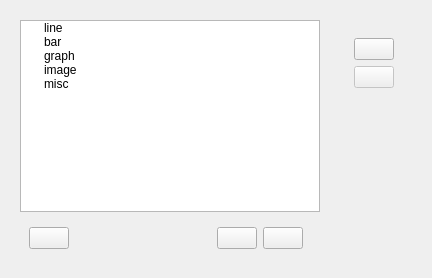
         <widget class="QWidget" name="analysisView">
          <layout class="QHBoxLayout" name="horizontalLayout_13">
           <item>
            <widget class="QWidget" name="widget_12" native="true">
             <property name="sizePolicy">
              <sizepolicy hsizetype="Minimum" vsizetype="Preferred">
               <horstretch>0</horstretch>
               <verstretch>0</verstretch>
              </sizepolicy>
             </property>
             <property name="maximumSize">
              <size>
               <width>310</width>
               <height>16777215</height>
              </size>
             </property>
             <layout class="QVBoxLayout" name="verticalLayout_20">
              <item>
               <widget class="QTreeWidget" name="analysisTree">
                <property name="sizePolicy">
                 <sizepolicy hsizetype="MinimumExpanding" vsizetype="Expanding">
                  <horstretch>0</horstretch>
                  <verstretch>0</verstretch>
                 </sizepolicy>
                </property>
                <property name="minimumSize">
                 <size>
                  <width>300</width>
                  <height>0</height>
                 </size>
                </property>
                <property name="maximumSize">
                 <size>
                  <width>300</width>
                  <height>16777215</height>
                 </size>
                </property>
                <attribute name="headerVisible">
                 <bool>false</bool>
                </attribute>
                <column>
                 <property name="text">
                  <string>analysis</string>
                 </property>
                </column>
                <item>
                 <property name="text">
                  <string>line</string>
                 </property>
                 <property name="icon">
                  <iconset resource="../resources/resources.qrc">
                   <normaloff>:/resources/icons_2/analytics-outline.svg</normaloff>:/resources/icons_2/analytics-outline.svg</iconset>
                 </property>
                </item>
                <item>
                 <property name="text">
                  <string>bar</string>
                 </property>
                 <property name="icon">
                  <iconset resource="../resources/resources.qrc">
                   <normaloff>:/resources/icons_2/bar-chart-outline.svg</normaloff>:/resources/icons_2/bar-chart-outline.svg</iconset>
                 </property>
                </item>
                <item>
                 <property name="text">
                  <string>graph</string>
                 </property>
                 <property name="icon">
                  <iconset resource="../resources/resources.qrc">
                   <normaloff>:/resources/icons_2/git-network-outline.svg</normaloff>:/resources/icons_2/git-network-outline.svg</iconset>
                 </property>
                </item>
                <item>
                 <property name="text">
                  <string>image</string>
                 </property>
                 <property name="icon">
                  <iconset resource="../resources/resources.qrc">
                   <normaloff>:/resources/icons_2/image-outline.svg</normaloff>:/resources/icons_2/image-outline.svg</iconset>
                 </property>
                </item>
                <item>
                 <property name="text">
                  <string>misc</string>
                 </property>
                 <property name="icon">
                  <iconset resource="../resources/resources.qrc">
                   <normaloff>:/resources/icons_2/balloon-outline.svg</normaloff>:/resources/icons_2/balloon-outline.svg</iconset>
                 </property>
                </item>
               </widget>
              </item>
              <item>
               <widget class="QWidget" name="widget_13" native="true">
                <property name="sizePolicy">
                 <sizepolicy hsizetype="Minimum" vsizetype="Preferred">
                  <horstretch>0</horstretch>
                  <verstretch>0</verstretch>
                 </sizepolicy>
                </property>
                <layout class="QHBoxLayout" name="horizontalLayout_12">
                 <item>
                  <widget class="QPushButton" name="analysisEditBtn">
                   <property name="toolTip">
                    <string>edit analysis</string>
                   </property>
                   <property name="text">
                    <string/>
                   </property>
                   <property name="icon">
                    <iconset resource="../resources/resources.qrc">
                     <normaloff>:/resources/icons/edit-3.svg</normaloff>:/resources/icons/edit-3.svg</iconset>
                   </property>
                   <property name="iconSize">
                    <size>
                     <width>24</width>
                     <height>24</height>
                    </size>
                   </property>
                  </widget>
                 </item>
                 <item>
                  <spacer name="horizontalSpacer">
                   <property name="orientation">
                    <enum>Qt::Horizontal</enum>
                   </property>
                   <property name="sizeHint" stdset="0">
                    <size>
                     <width>40</width>
                     <height>20</height>
                    </size>
                   </property>
                  </spacer>
                 </item>
                 <item alignment="Qt::AlignRight">
                  <widget class="QPushButton" name="addAnalysisBtn">
                   <property name="toolTip">
                    <string>add new analysis</string>
                   </property>
                   <property name="text">
                    <string/>
                   </property>
                   <property name="icon">
                    <iconset resource="../resources/resources.qrc">
                     <normaloff>:/resources/icons_2/add-circle-outline.svg</normaloff>:/resources/icons_2/add-circle-outline.svg</iconset>
                   </property>
                   <property name="iconSize">
                    <size>
                     <width>24</width>
                     <height>24</height>
                    </size>
                   </property>
                  </widget>
                 </item>
                 <item>
                  <widget class="QPushButton" name="removeAnalysisBtn">
                   <property name="toolTip">
                    <string>remove analysis</string>
                   </property>
                   <property name="text">
                    <string/>
                   </property>
                   <property name="icon">
                    <iconset resource="../resources/resources.qrc">
                     <normaloff>:/resources/icons_2/remove-circle-outline.svg</normaloff>:/resources/icons_2/remove-circle-outline.svg</iconset>
                   </property>
                   <property name="iconSize">
                    <size>
                     <width>24</width>
                     <height>24</height>
                    </size>
                   </property>
                  </widget>
                 </item>
                </layout>
               </widget>
              </item>
             </layout>
            </widget>
           </item>
           <item>
            <widget class="QWidget" name="widget_14" native="true">
             <property name="sizePolicy">
              <sizepolicy hsizetype="Expanding" vsizetype="Preferred">
               <horstretch>0</horstretch>
               <verstretch>0</verstretch>
              </sizepolicy>
             </property>
             <layout class="QVBoxLayout" name="verticalLayout_21">
              <item alignment="Qt::AlignTop">
               <widget class="QWidget" name="inputAnalysis" native="true">
                <property name="sizePolicy">
                 <sizepolicy hsizetype="Preferred" vsizetype="Expanding">
                  <horstretch>0</horstretch>
                  <verstretch>0</verstretch>
                 </sizepolicy>
                </property>
                <layout class="QHBoxLayout" name="horizontalLayout_15">
                 <item>
                  <layout class="QFormLayout" name="inputAnalysisLyt"/>
                 </item>
                 <item>
                  <widget class="QWidget" name="widget_15" native="true">
                   <layout class="QVBoxLayout" name="verticalLayout_22">
                    <item alignment="Qt::AlignRight">
                     <widget class="QPushButton" name="analysisRunBtn">
                      <property name="toolTip">
                       <string>run analysis</string>
                      </property>
                      <property name="text">
                       <string/>
                      </property>
                      <property name="icon">
                       <iconset resource="../resources/resources.qrc">
                        <normaloff>:/resources/icons/play.svg</normaloff>:/resources/icons/play.svg</iconset>
                      </property>
                      <property name="iconSize">
                       <size>
                        <width>24</width>
                        <height>24</height>
                       </size>
                      </property>
                     </widget>
                    </item>
                    <item alignment="Qt::AlignRight">
                     <widget class="QPushButton" name="analysisExportBtn">
                      <property name="enabled">
                       <bool>false</bool>
                      </property>
                      <property name="toolTip">
                       <string>export figure</string>
                      </property>
                      <property name="text">
                       <string/>
                      </property>
                      <property name="icon">
                       <iconset resource="../resources/resources.qrc">
                        <normaloff>:/resources/icons/save.svg</normaloff>:/resources/icons/save.svg</iconset>
                      </property>
                      <property name="iconSize">
                       <size>
                        <width>24</width>
                        <height>24</height>
                       </size>
                      </property>
                     </widget>
                    </item>
                    <item>
                     <spacer name="verticalSpacer_2">
                      <property name="orientation">
                       <enum>Qt::Vertical</enum>
                      </property>
                      <property name="sizeHint" stdset="0">
                       <size>
                        <width>20</width>
                        <height>40</height>
                       </size>
                      </property>
                     </spacer>
                    </item>
                   </layout>
                  </widget>
                 </item>
                </layout>
               </widget>
              </item>
              <item>
               <widget class="QWidget" name="outputAnalysis" native="true">
                <property name="sizePolicy">
                 <sizepolicy hsizetype="Preferred" vsizetype="Expanding">
                  <horstretch>0</horstretch>
                  <verstretch>0</verstretch>
                 </sizepolicy>
                </property>
                <layout class="QVBoxLayout" name="verticalLayout_23">
                 <item>
                  <layout class="QVBoxLayout" name="outputAnalysisLyt"/>
                 </item>
                </layout>
               </widget>
              </item>
             </layout>
            </widget>
           </item>
          </layout>
         </widget>
